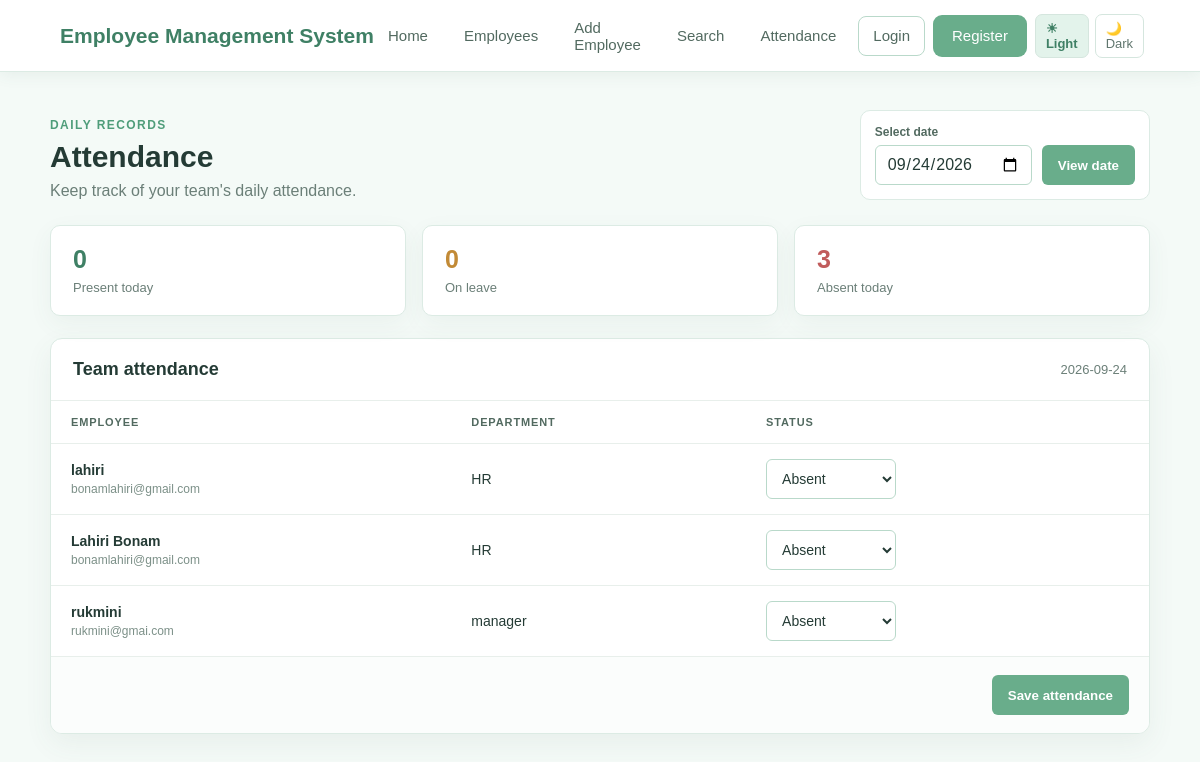
The app's page /attendance with its own data.
### tables this page shows
CREATE TABLE employees (
            id INTEGER PRIMARY KEY AUTOINCREMENT,
            name TEXT NOT NULL,
            email TEXT NOT NULL,
            phone TEXT NOT NULL,
            department TEXT NOT NULL,
            salary REAL NOT NULL,
            joining_date TEXT NOT NULL,
            address TEXT
        , designation TEXT NOT NULL DEFAULT 'Team member', employee_code TEXT);

### server.py (the view, shortened to what this page needs)
@app.route("/attendance", methods=["GET", "POST"])
def attendance():
    selected_date = request.values.get("attendance_date", date.today().isoformat())
    connection = get_database_connection()
    try:
        attendance_rows = connection.execute(
            """
            SELECT employees.*, COALESCE(attendance.status, 'Absent') AS attendance_status
            FROM employees
            LEFT JOIN attendance
                ON attendance.employee_id = employees.id
               AND attendance.attendance_date = ?
            ORDER BY employees.name COLLATE NOCASE
            """,
            (selected_date,),
        ).fetchall()
    finally:
        connection.close()
    return render_template(
        "attendence.html",
        employees=attendance_rows,
        selected_date=selected_date,
    )

### server.py (called while the page is built)
def get_database_connection():
    connection = sqlite3.connect(DATABASE)
    connection.row_factory = sqlite3.Row
    return connection

@app.context_processor
def inject_template_values():
    return {
        "theme": request.cookies.get("theme", "light"),
        "username": session.get("username"),
    }

### templates/attendence.html (shortened to what this page needs)
<!doctype html>
<html lang="en">
<head>
</head>
<body class="{{ theme }}">
	{% include 'navbar.html' %}
	<main class="attendance-page">
		<section class="page-heading">
			<div>
				<p class="eyebrow">Daily records</p>
				<h1>Attendance</h1>
				<p class="intro">Keep track of your team's daily attendance.</p>
			</div>
			<form class="date-form" method="get" action="{{ url_for('attendance') }}">
				<div>
					<label for="attendance_date">Select date</label>
					<input id="attendance_date" name="attendance_date" type="date" value="{{ selected_date }}">
				</div>
				<button class="button" type="submit">View date</button>
			</form>
		</section>
		{% set present_count = employees | selectattr('attendance_status', 'equalto', 'Present') | list | length %}
		{% set leave_count = employees | selectattr('attendance_status', 'equalto', 'Leave') | list | length %}
		{% set absent_count = employees | selectattr('attendance_status', 'equalto', 'Absent') | list | length %}
		<section class="summary" aria-label="Attendance summary">
			<div class="summary-item present"><strong>{{ present_count }}</strong><span>Present today</span></div>
			<div class="summary-item leave"><strong>{{ leave_count }}</strong><span>On leave</span></div>
			<div class="summary-item absent"><strong>{{ absent_count }}</strong><span>Absent today</span></div>
		</section>
		<section class="attendance-card">
			<div class="card-header">
				<h2>Team attendance</h2>
				<span class="date-label">{{ selected_date }}</span>
			</div>
			{% if employees %}
				<form method="post" action="{{ url_for('attendance') }}">
					<table>
						<thead><tr><th>Employee</th><th>Department</th><th>Status</th></tr></thead>
						<tbody>
							{% for employee in employees %}
								<tr>
									<td><div class="employee-name">{{ employee['name'] }}</div><div class="employee-email">{{ employee['email'] }}</div></td>
									<td>{{ employee['department'] }}</td>
									<td><select class="status-select" name="status_{{ employee['id'] }}"><option {% if employee['attendance_status'] == 'Absent' %}selected{% endif %}>Absent</option></select></td>
								</tr>
							{% endfor %}
						</tbody>
					</table>
					<div class="save-row"><button class="button" type="submit">Save attendance</button></div>
				</form>
			{% else %}
				<div class="empty">No employees found. Add an employee to start recording attendance.</div>
			{% endif %}
		</section>
	</main>
</body>
</html>

### templates/navbar.html (shortened to what this page needs)
    <nav class="navbar">
        <a href="{{ url_for('home') }}"
           class="logo">
            Employee Management System
        </a>
        <ul class="nav-links">
            <li>
                <a href="{{ url_for('home') }}">
                    Home
                </a>
            </li>
            <li>
                <a href="{{ url_for('employees') }}">
                    Employees
                </a>
            </li>
            <li>
                <a href="{{ url_for('add_employee') }}">
                    Add Employee
                </a>
            </li>
            <li>
                <a href="{{ url_for('search') }}">
                    Search
                </a>
            </li>
            <li>
                <a href="{{ url_for('attendance') }}">
                    Attendance
                </a>
            </li>
            {% if session.get("username") %}
                <li>
                    <a href="{{ url_for('logout') }}"
                       class="login-btn">
                        Logout
                    </a>
                </li>
            {% else %}
                <li>
                    <a href="{{ url_for('login') }}"
                       class="login-btn">
                        Login
                    </a>
                </li>
                <li>
                    <a href="{{ url_for('register') }}"
                       class="register-btn">
                        Register
                    </a>
                </li>
            {% endif %}
        </ul>
        <div class="mode-buttons">
            <a href="{{ url_for('set_theme', theme='light') }}"
               class="{% if theme == 'light' %}active{% endif %}">
                ☀ Light
            </a>
            <a href="{{ url_for('set_theme', theme='dark') }}"
               class="{% if theme == 'dark' %}active{% endif %}">
                🌙 Dark
            </a>
        </div>
    </nav>

### templates/attendence.html (style rules this page uses)
* { box-sizing: border-box; }
body { margin: 0; background: #f4faf7; color: #243b35; font-family: Arial, sans-serif; }
.attendance-page { width: min(1100px, calc(100% - 32px)); margin: 38px auto 60px; }
.page-heading { display: flex; justify-content: space-between; align-items: end; gap: 24px; margin-bottom: 25px; }
.eyebrow { margin: 0 0 8px; color: #4f9d7a; font-size: 12px; font-weight: bold; letter-spacing: .12em; text-transform: uppercase; }
h1 { margin: 0; font-size: 30px; }
.intro { margin: 8px 0 0; color: #6b7f78; }
.date-form { display: flex; align-items: end; gap: 10px; padding: 14px; background: #fff; border: 1px solid #dcebe4; border-radius: 10px; }
label { display: block; margin-bottom: 6px; color: #526a60; font-size: 12px; font-weight: bold; }
input, select { min-height: 40px; padding: 9px 11px; border: 1px solid #b9d9ca; border-radius: 6px; background: #fff; color: #243b35; font: inherit; }
.button { min-height: 40px; padding: 9px 16px; border: 0; border-radius: 6px; background: #69ad8b; color: #fff; cursor: pointer; font-weight: bold; }
.summary { display: grid; grid-template-columns: repeat(3, 1fr); gap: 16px; margin-bottom: 22px; }
.summary-item { padding: 19px 22px; background: #fff; border: 1px solid #dcebe4; border-radius: 10px; box-shadow: 0 8px 24px rgba(70, 100, 85, .06); }
.summary-item strong { display: block; margin-bottom: 4px; font-size: 25px; }
.summary-item span { color: #6b7f78; font-size: 13px; }
.present strong { color: #3f8065; }
.leave strong { color: #c28a36; }
.absent strong { color: #c15c5c; }
.attendance-card { overflow: hidden; background: #fff; border: 1px solid #dcebe4; border-radius: 12px; box-shadow: 0 10px 28px rgba(70, 100, 85, .07); }
.card-header { display: flex; justify-content: space-between; align-items: center; padding: 20px 22px; border-bottom: 1px solid #e8efeb; }
.card-header h2 { margin: 0; font-size: 18px; }
.date-label { color: #6b7f78; font-size: 13px; }
table { width: 100%; border-collapse: collapse; }
th, td { padding: 15px 20px; border-bottom: 1px solid #e8efeb; text-align: left; font-size: 14px; }
th { color: #526a60; font-size: 11px; letter-spacing: .08em; text-transform: uppercase; }
tr:last-child td { border-bottom: 0; }
.employee-name { font-weight: bold; }
.employee-email { margin-top: 4px; color: #7c9088; font-size: 12px; }
.status-select { width: 130px; }
.save-row { display: flex; justify-content: flex-end; padding: 18px 20px; background: #fbfdfc; border-top: 1px solid #e8efeb; }

### templates/navbar.html (style rules this page uses)
* { margin: 0; padding: 0; box-sizing: border-box; }
body { font-family: "Poppins", sans-serif; min-height: 100vh; background: #f4faf7; color: #243b35; }
.navbar { width: 100%; min-height: 72px; padding: 0 5%; display: flex; align-items: center; justify-content: space-between; background: #ffffff; border-bottom: 1px solid #dcebe4; box-shadow: 0 3px 15px rgba(70, 100, 85, 0.08); }
.logo { font-size: 21px; font-weight: 700; color: #3f8065; text-decoration: none; white-space: nowrap; }
.nav-links { list-style: none; display: flex; align-items: center; gap: 8px; }
.nav-links a { display: inline-flex; align-items: center; justify-content: center; min-height: 40px; padding: 8px 14px; color: #526a60; text-decoration: none; font-size: 15px; font-weight: 500; border-radius: 8px; transition: 0.2s ease; }
.login-btn { border: 1px solid #b9d9ca; }
.register-btn { min-height: 42px !important; padding: 9px 19px !important; color: white !important; background: #69ad8b; border-radius: 9px !important; }
.mode-buttons { display: flex; gap: 6px; margin-left: 8px; }
.mode-buttons a { min-height: 36px; padding: 6px 10px; border: 1px solid #d5e6de; border-radius: 7px; font-size: 13px; color: #60766e; text-decoration: none; }
.mode-buttons a.active { background: #e3f3eb; color: #3f8065; font-weight: 600; }

### records on screen
employees: name "lahiri", email "bonamlahiri@gmail.com", department "HR", id "Absent"
employees: name "Lahiri Bonam", email "bonamlahiri@gmail.com", department "HR", id "Absent"
employees: name "rukmini", email "rukmini@gmai.com", department "manager", id "Absent"

### other values on screen
{{ present_count }} "0"
{{ leave_count }} "0"
{{ absent_count }} "3"
{{ selected_date }} "2026-09-24"
